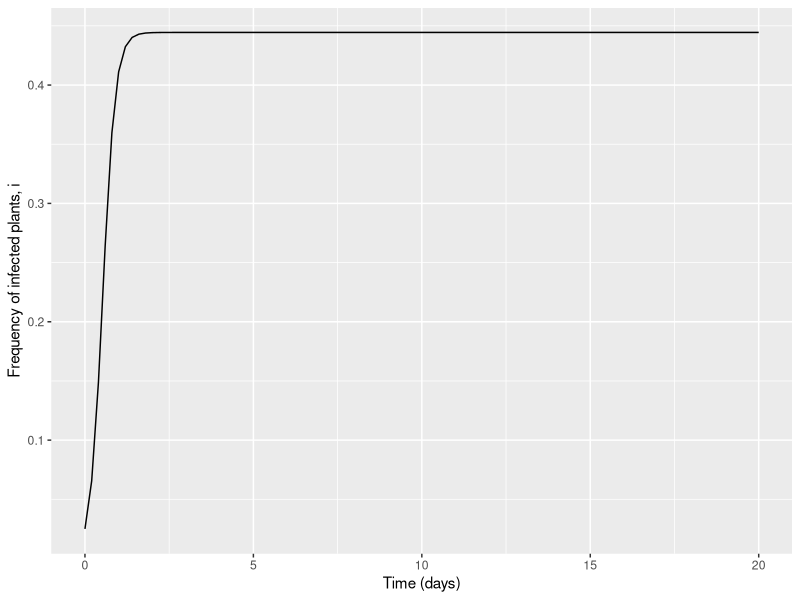
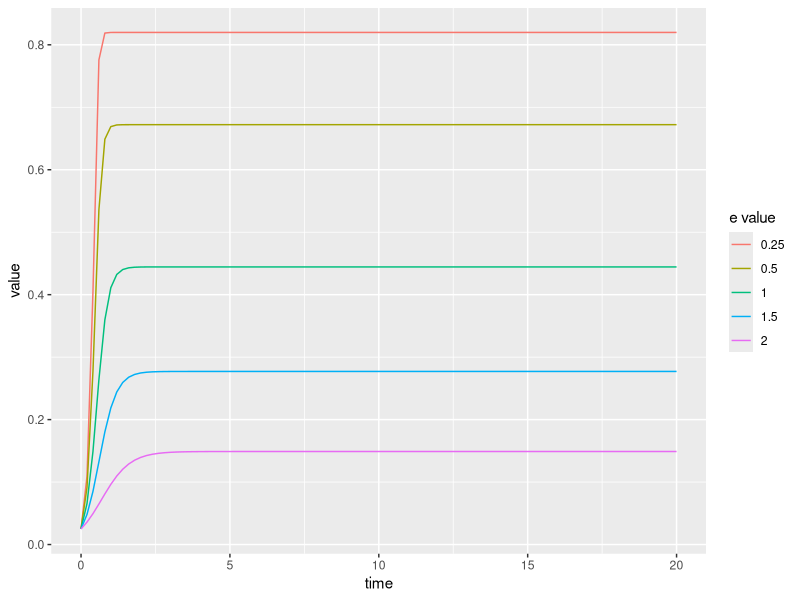
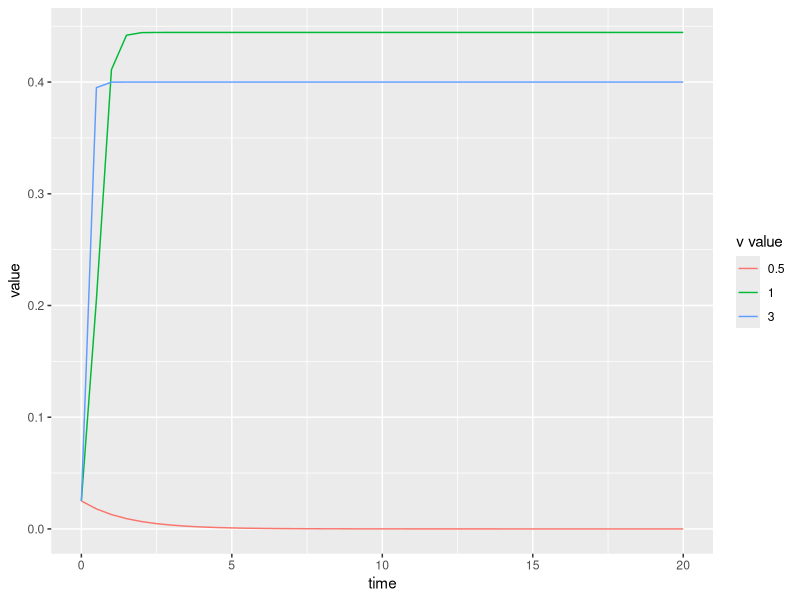

Write R code to recreate these figures, in order.

###########################################################################
###### SIMPLIFICATION OF DETERMINISTIC MODEL BY DONNELLY ET AL. 2019 ######
###########################################################################

### Simplification of deterministic model by Donnelly et al. 2019 to make it more comparable to Madden et al. 2000.
### No vector dynamics - constant vector population size, no vector preference (v and e always set to 1), no vector
### emigration (p always set to 0).

rm(list=ls())

# packages
library(deSolve)
library(ggplot2)
library(reshape2)
library(dplyr)

# FIXED parameters
p = 0 # aphid emigration/death rate per journey between plants
v = 1 # infected plant attractiveness
e = 1 # infected plant acceptability 

# parameters
parms <- c(
  gamma = 20/3, # rate of recovery/death of I plants
  theta = 1, # aphid dispersal rate per day
  H = 400, # number host plants
  p = p, # aphid emigration/death rate per journey between plants
  v = v, # infected plant attractiveness
  e = e, # infected plant acceptability 
  w = 0.2, # feeding rate on healthy plant
  Pacq = 1, # chance of virus acquisition by vector from infected plant
  Pinoc = 1, # chance of inoculating healthy plant
  A = 1200 # vector population size
)

#states
init_states <- c(
  i = 10/parms[["H"]] # frequency of infected plants
)

# timeframe
times <- seq(0, 20, by = 0.2)

# define ode function
donnelly_simple_ode <- function(times, states, parms) {
  
  # STATES
  i <- states[["i"]]
  
  # PARAMETERS
  gamma <- parms[["gamma"]]
  theta <- parms[["theta"]]
  H <- parms[["H"]]
  p <- parms[["p"]]
  v <- parms[["v"]]
  e <- parms[["e"]]
  w <- parms[["w"]]
  Pacq <- parms[["Pacq"]]
  Pinoc <- parms[["Pinoc"]]
  A <- parms[["A"]]
  
  
  # DEFINE PARAMETERS NEEDED FOR STATE EQUATIONS
  
  # q = prob of surviving flight between plants (i.e. doesn't emigrate/die)
  q <- 1 - p  
  
  # i_hat = weighted frequency of infected plants, accounting for attraction towards infected plants
  # i.e. adapted version of i / (1 - i + i) = i / 1, to include v
  i_hat <- v*i / ((1-i) + v*i) 
  
  # expected number of transmissions per dispersal, 
  # derived from analysis of markov chain (see Donnelly 2019, Appendix S1)
  xi <- (q^2*Pacq*Pinoc*i_hat*(1 - e*w)*(1 - i_hat))/(p + q*w*(1 - i_hat*(1 - e)))

  # infected plants - change in incidence of infected plants
  # = rate of aphid dispersal * mean number of transmissions - plant death
  di <- (theta*A/H)*xi - gamma*i
  
  return(list(di))
}

vary_param_trajec <- function(init_states, times, parms, varied_parm_name, varied_parm_vals) {
  
  # function to run the ODE multiple times with one parameter varying, as specified by user.
  # returns data frame of all runs
  
  # initialise output data frame
  all_trajects <- data.frame(time = numeric(),
                             compartment = character(),
                             value = numeric(),
                             param_val = numeric())
  
  for (run in 1:length(varied_parm_vals)) {
    
    parms[[varied_parm_name]] <- varied_parm_vals[run]
    
    trajectory <- data.frame(ode(y = init_states, 
                                 times = times, 
                                 parms = parms, 
                                 func = donnelly_simple_ode))
    
    trajectory_long <- reshape2::melt(trajectory, id.vars="time")
    
    # add the value of the varying parameter as an extra column
    trajectory_long$param_val <- rep(varied_parm_vals[run], times=nrow(trajectory_long))
    
    # add to dataframe of all trajectories
    all_trajects <- rbind(all_trajects, trajectory_long)
  }
  
  return(all_trajects)
}

########
# run epidemic with default parameters (as donnelly et al. 2019)
########
trajectory <- data.frame(ode(y = init_states, 
                             times = times, 
                             parms = parms, 
                             func = donnelly_simple_ode))

# plot trajectory of infected plants and number of aphids
plant_trajec <- ggplot(data=trajectory, aes(x = time, y = i)) +
  geom_line() +
  labs(x = "Time (days)", y = "Frequency of infected plants, i")
plant_trajec

#VARY E (plant acceptability)
e_vals <- c(0.25, 0.5, 1, 1.5, 2)

e_trajecs <- vary_param_trajec(init_states, times, parms, "e", e_vals)

# plot output
e_vals_plot <- ggplot(data=e_trajecs %>% filter(variable == "i"), aes(x = time, y = value, col = as.factor(param_val))) +
  geom_line() +
  labs(col = "e value")
e_vals_plot

# VARY V (plant attractiveness)
v_vals <- c(1, 3, 0.5)

long_times <- seq(0, 20, by=0.5)
v_trajecs <- vary_param_trajec(init_states, long_times, parms, "v", v_vals)

# plot output
v_vals_plot <- ggplot(data=v_trajecs %>% filter(variable == "i"), aes(x = time, y = value, col = as.factor(param_val))) +
  geom_line() +
  labs(col = "v value")
v_vals_plot
